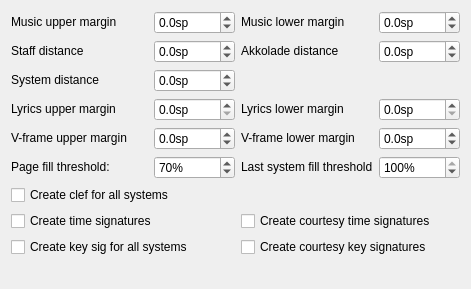
     <widget class="QWidget" name="page2">
      <layout class="QGridLayout">
       <item row="0" column="0">
        <widget class="QLabel" name="label">
         <property name="sizePolicy">
          <sizepolicy hsizetype="Fixed" vsizetype="Fixed">
           <horstretch>0</horstretch>
           <verstretch>0</verstretch>
          </sizepolicy>
         </property>
         <property name="text">
          <string>Music upper margin</string>
         </property>
        </widget>
       </item>
       <item row="0" column="1">
        <widget class="QDoubleSpinBox" name="staffUpperBorder">
         <property name="sizePolicy">
          <sizepolicy hsizetype="Preferred" vsizetype="Fixed">
           <horstretch>0</horstretch>
           <verstretch>0</verstretch>
          </sizepolicy>
         </property>
         <property name="suffix">
          <string>sp</string>
         </property>
         <property name="decimals">
          <number>1</number>
         </property>
         <property name="minimum">
          <double>-1000.000000000000000</double>
         </property>
         <property name="maximum">
          <double>1000.000000000000000</double>
         </property>
        </widget>
       </item>
       <item row="0" column="2">
        <widget class="QLabel" name="label_2">
         <property name="sizePolicy">
          <sizepolicy hsizetype="Fixed" vsizetype="Fixed">
           <horstretch>0</horstretch>
           <verstretch>0</verstretch>
          </sizepolicy>
         </property>
         <property name="text">
          <string>Music lower margin</string>
         </property>
        </widget>
       </item>
       <item row="0" column="3">
        <widget class="QDoubleSpinBox" name="staffLowerBorder">
         <property name="sizePolicy">
          <sizepolicy hsizetype="Preferred" vsizetype="Fixed">
           <horstretch>0</horstretch>
           <verstretch>0</verstretch>
          </sizepolicy>
         </property>
         <property name="suffix">
          <string>sp</string>
         </property>
         <property name="decimals">
          <number>1</number>
         </property>
         <property name="minimum">
          <double>-1000.000000000000000</double>
         </property>
         <property name="maximum">
          <double>1000.000000000000000</double>
         </property>
        </widget>
       </item>
       <item row="1" column="0">
        <widget class="QLabel" name="label_3">
         <property name="sizePolicy">
          <sizepolicy hsizetype="Fixed" vsizetype="Fixed">
           <horstretch>0</horstretch>
           <verstretch>0</verstretch>
          </sizepolicy>
         </property>
         <property name="text">
          <string>Staff distance</string>
         </property>
        </widget>
       </item>
       <item row="1" column="1">
        <widget class="QDoubleSpinBox" name="staffDistance">
         <property name="sizePolicy">
          <sizepolicy hsizetype="Preferred" vsizetype="Fixed">
           <horstretch>0</horstretch>
           <verstretch>0</verstretch>
          </sizepolicy>
         </property>
         <property name="suffix">
          <string>sp</string>
         </property>
         <property name="decimals">
          <number>1</number>
         </property>
         <property name="minimum">
          <double>-1000.000000000000000</double>
         </property>
         <property name="maximum">
          <double>1000.000000000000000</double>
         </property>
        </widget>
       </item>
       <item row="1" column="2">
        <widget class="QLabel" name="label_4">
         <property name="sizePolicy">
          <sizepolicy hsizetype="Fixed" vsizetype="Fixed">
           <horstretch>0</horstretch>
           <verstretch>0</verstretch>
          </sizepolicy>
         </property>
         <property name="text">
          <string>Akkolade distance</string>
         </property>
        </widget>
       </item>
       <item row="1" column="3">
        <widget class="QDoubleSpinBox" name="akkoladeDistance">
         <property name="sizePolicy">
          <sizepolicy hsizetype="Preferred" vsizetype="Fixed">
           <horstretch>0</horstretch>
           <verstretch>0</verstretch>
          </sizepolicy>
         </property>
         <property name="suffix">
          <string>sp</string>
         </property>
         <property name="decimals">
          <number>1</number>
         </property>
         <property name="minimum">
          <double>-1000.000000000000000</double>
         </property>
         <property name="maximum">
          <double>1000.000000000000000</double>
         </property>
        </widget>
       </item>
       <item row="2" column="0">
        <widget class="QLabel" name="label_5">
         <property name="sizePolicy">
          <sizepolicy hsizetype="Fixed" vsizetype="Fixed">
           <horstretch>0</horstretch>
           <verstretch>0</verstretch>
          </sizepolicy>
         </property>
         <property name="text">
          <string>System distance</string>
         </property>
        </widget>
       </item>
       <item row="2" column="1">
        <widget class="QDoubleSpinBox" name="systemDistance">
         <property name="sizePolicy">
          <sizepolicy hsizetype="Preferred" vsizetype="Fixed">
           <horstretch>0</horstretch>
           <verstretch>0</verstretch>
          </sizepolicy>
         </property>
         <property name="suffix">
          <string>sp</string>
         </property>
         <property name="decimals">
          <number>1</number>
         </property>
         <property name="minimum">
          <double>-1000.000000000000000</double>
         </property>
         <property name="maximum">
          <double>1000.000000000000000</double>
         </property>
        </widget>
       </item>
       <item row="3" column="0">
        <widget class="QLabel" name="label_34">
         <property name="sizePolicy">
          <sizepolicy hsizetype="Fixed" vsizetype="Fixed">
           <horstretch>0</horstretch>
           <verstretch>0</verstretch>
          </sizepolicy>
         </property>
         <property name="text">
          <string>Lyrics upper margin</string>
         </property>
        </widget>
       </item>
       <item row="3" column="1">
        <widget class="QDoubleSpinBox" name="lyricsDistance">
         <property name="sizePolicy">
          <sizepolicy hsizetype="Preferred" vsizetype="Fixed">
           <horstretch>0</horstretch>
           <verstretch>0</verstretch>
          </sizepolicy>
         </property>
         <property name="suffix">
          <string>sp</string>
         </property>
         <property name="decimals">
          <number>1</number>
         </property>
        </widget>
       </item>
       <item row="3" column="2">
        <widget class="QLabel" name="label_36">
         <property name="sizePolicy">
          <sizepolicy hsizetype="Fixed" vsizetype="Fixed">
           <horstretch>0</horstretch>
           <verstretch>0</verstretch>
          </sizepolicy>
         </property>
         <property name="text">
          <string>Lyrics lower margin</string>
         </property>
        </widget>
       </item>
       <item row="3" column="3">
        <widget class="QDoubleSpinBox" name="lyricsMinBottomDistance">
         <property name="sizePolicy">
          <sizepolicy hsizetype="Preferred" vsizetype="Fixed">
           <horstretch>0</horstretch>
           <verstretch>0</verstretch>
          </sizepolicy>
         </property>
         <property name="suffix">
          <string>sp</string>
         </property>
         <property name="decimals">
          <number>1</number>
         </property>
        </widget>
       </item>
       <item row="4" column="0">
        <widget class="QLabel" name="label_40">
         <property name="sizePolicy">
          <sizepolicy hsizetype="Fixed" vsizetype="Fixed">
           <horstretch>0</horstretch>
           <verstretch>0</verstretch>
          </sizepolicy>
         </property>
         <property name="text">
          <string>V-frame upper margin</string>
         </property>
        </widget>
       </item>
       <item row="4" column="1">
        <widget class="QDoubleSpinBox" name="systemFrameDistance">
         <property name="sizePolicy">
          <sizepolicy hsizetype="Preferred" vsizetype="Fixed">
           <horstretch>0</horstretch>
           <verstretch>0</verstretch>
          </sizepolicy>
         </property>
         <property name="suffix">
          <string>sp</string>
         </property>
         <property name="decimals">
          <number>1</number>
         </property>
         <property name="minimum">
          <double>-100.000000000000000</double>
         </property>
        </widget>
       </item>
       <item row="4" column="2">
        <widget class="QLabel" name="label_42">
         <property name="sizePolicy">
          <sizepolicy hsizetype="Fixed" vsizetype="Fixed">
           <horstretch>0</horstretch>
           <verstretch>0</verstretch>
          </sizepolicy>
         </property>
         <property name="text">
          <string>V-frame lower margin</string>
         </property>
        </widget>
       </item>
       <item row="4" column="3">
        <widget class="QDoubleSpinBox" name="frameSystemDistance">
         <property name="sizePolicy">
          <sizepolicy hsizetype="Preferred" vsizetype="Fixed">
           <horstretch>0</horstretch>
           <verstretch>0</verstretch>
          </sizepolicy>
         </property>
         <property name="suffix">
          <string>sp</string>
         </property>
         <property name="decimals">
          <number>1</number>
         </property>
         <property name="minimum">
          <double>-100.000000000000000</double>
         </property>
        </widget>
       </item>
       <item row="5" column="0">
        <widget class="QLabel" name="label_6">
         <property name="sizePolicy">
          <sizepolicy hsizetype="Fixed" vsizetype="Fixed">
           <horstretch>0</horstretch>
           <verstretch>0</verstretch>
          </sizepolicy>
         </property>
         <property name="text">
          <string>Page fill threshold:</string>
         </property>
        </widget>
       </item>
       <item row="5" column="1">
        <widget class="QDoubleSpinBox" name="pageFillThreshold">
         <property name="sizePolicy">
          <sizepolicy hsizetype="Preferred" vsizetype="Fixed">
           <horstretch>0</horstretch>
           <verstretch>0</verstretch>
          </sizepolicy>
         </property>
         <property name="suffix">
          <string>%</string>
         </property>
         <property name="decimals">
          <number>0</number>
         </property>
         <property name="minimum">
          <double>0.000000000000000</double>
         </property>
         <property name="maximum">
          <double>100.000000000000000</double>
         </property>
         <property name="value">
          <double>70.000000000000000</double>
         </property>
        </widget>
       </item>
       <item row="5" column="2">
        <widget class="QLabel" name="label_7">
         <property name="sizePolicy">
          <sizepolicy hsizetype="Fixed" vsizetype="Fixed">
           <horstretch>0</horstretch>
           <verstretch>0</verstretch>
          </sizepolicy>
         </property>
         <property name="text">
          <string>Last system fill threshold</string>
         </property>
        </widget>
       </item>
       <item row="5" column="3">
        <widget class="QDoubleSpinBox" name="lastSystemFillThreshold">
         <property name="sizePolicy">
          <sizepolicy hsizetype="Preferred" vsizetype="Fixed">
           <horstretch>0</horstretch>
           <verstretch>0</verstretch>
          </sizepolicy>
         </property>
         <property name="suffix">
          <string>%</string>
         </property>
         <property name="decimals">
          <number>0</number>
         </property>
         <property name="maximum">
          <double>100.000000000000000</double>
         </property>
         <property name="value">
          <double>100.000000000000000</double>
         </property>
        </widget>
       </item>
       <item row="6" column="0" colspan="2">
        <widget class="QCheckBox" name="genClef">
         <property name="sizePolicy">
          <sizepolicy hsizetype="Fixed" vsizetype="Fixed">
           <horstretch>0</horstretch>
           <verstretch>0</verstretch>
          </sizepolicy>
         </property>
         <property name="text">
          <string>Create clef for all systems</string>
         </property>
        </widget>
       </item>
       <item row="8" column="0" colspan="2">
        <widget class="QCheckBox" name="genKeysig">
         <property name="sizePolicy">
          <sizepolicy hsizetype="Fixed" vsizetype="Fixed">
           <horstretch>0</horstretch>
           <verstretch>0</verstretch>
          </sizepolicy>
         </property>
         <property name="text">
          <string>Create key sig for all systems</string>
         </property>
        </widget>
       </item>
       <item row="9" column="0">
        <spacer>
         <property name="orientation">
          <enum>Qt::Vertical</enum>
         </property>
         <property name="sizeHint" stdset="0">
          <size>
           <width>137</width>
           <height>21</height>
          </size>
         </property>
        </spacer>
       </item>
       <item row="7" column="0" colspan="2">
        <widget class="QCheckBox" name="genTimesig">
         <property name="sizePolicy">
          <sizepolicy hsizetype="Fixed" vsizetype="Fixed">
           <horstretch>0</horstretch>
           <verstretch>0</verstretch>
          </sizepolicy>
         </property>
         <property name="text">
          <string>Create time signatures</string>
         </property>
        </widget>
       </item>
       <item row="7" column="2" colspan="2">
        <widget class="QCheckBox" name="genCourtesyTimesig">
         <property name="sizePolicy">
          <sizepolicy hsizetype="Fixed" vsizetype="Fixed">
           <horstretch>0</horstretch>
           <verstretch>0</verstretch>
          </sizepolicy>
         </property>
         <property name="text">
          <string>Create courtesy time signatures</string>
         </property>
        </widget>
       </item>
       <item row="8" column="2" colspan="2">
        <widget class="QCheckBox" name="genCourtesyKeysig">
         <property name="text">
          <string>Create courtesy key signatures</string>
         </property>
        </widget>
       </item>
      </layout>
     </widget>
